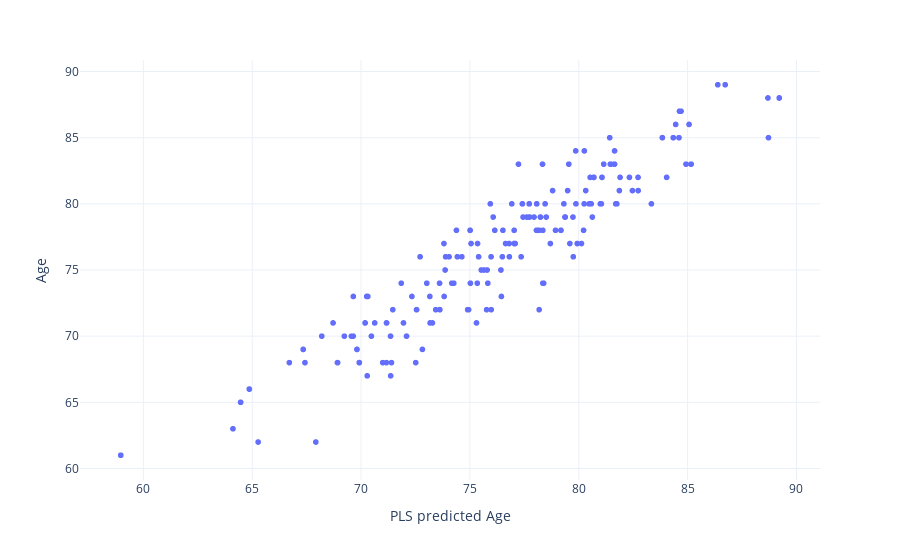

This figure's notebook cell:
### Markdown cell above
The PLS regression model predicts age (y) based on the metabolic variables in X. The r-squared measure $R^2_Y$ quantifies the model's goodness of fit.

### Code cell
predictFrame = pds.DataFrame(np.c_[plsModel.predict(logXDataMatrix), YAge], columns=['Predicted', 'Age'])

fig = px.scatter(predictFrame, x="Predicted", y="Age", render_mode='webgl', 
                labels={"Predicted": "PLS predicted Age",
                        "Age": "Age"}, 
                template='plotly_white')

fig.show()

"Variance of Y explained (R2Y): {0}".format(plsModel.score(logXDataMatrix, YAge))

### Figure 1 — Plotly figure (JSON) as saved in the notebook; plotly's stock layout.template omitted (floating-point values rounded to 4 significant figures; data arrays with more than 128 entries replaced by an {"elided": "..."} marker saying what was removed)
{"data": [{"hovertemplate": "PLS predicted Age=%{x}<br>Age=%{y}<extra></extra>", "legendgroup": "", "marker": {"color": "#636efa", "symbol": "circle"}, "mode": "markers", "name": "", "showlegend": false, "type": "scattergl", "x": {"elided": "200 float values"}, "xaxis": "x", "y": {"elided": "200 int values"}, "yaxis": "y"}], "layout": {"legend": {"tracegroupgap": 0}, "margin": {"t": 60}, "xaxis": {"anchor": "y", "domain": [0, 1], "title": {"text": "PLS predicted Age"}}, "yaxis": {"anchor": "x", "domain": [0, 1], "title": {"text": "Age"}}}}
